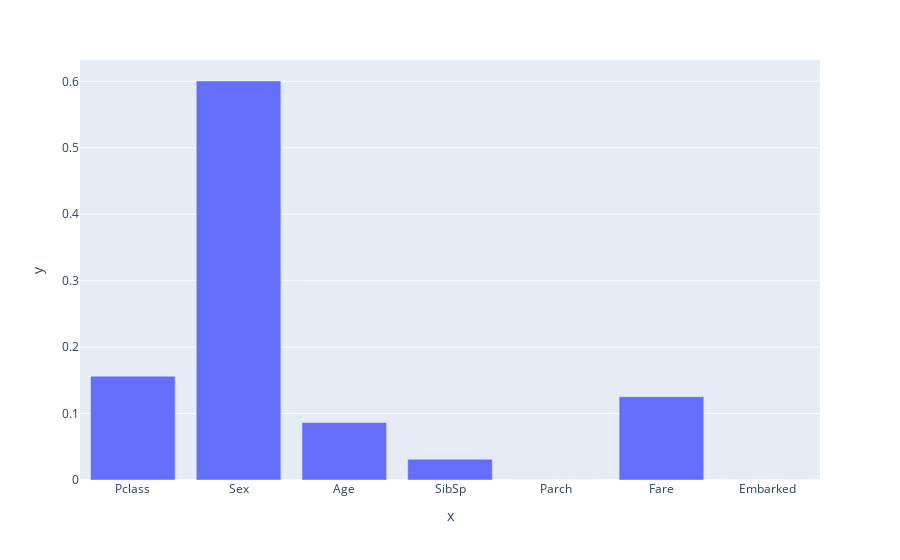

Notebook source saved alongside this figure:
### Markdown cell above
<p dir=rtl style="direction: rtl;text-align: right;line-height:200%;font-family:vazir;font-size:medium">
<font face="vazir" size=3>
حال نمودار میله ای اهمیت ویژگی ها را برای مدل
<code>best_tree</code>
رسم میکنیم.
</font>
</p>

### Code cell
#create bar plot of feature_importances_
feature_bar = px.___(x = X.columns , y=...)
#show the plot
feature_bar.___()

### Figure 1 — Plotly figure (JSON) as saved in the notebook; plotly's stock layout.template omitted (floating-point values rounded to 4 significant figures)
{"data": [{"alignmentgroup": "True", "hovertemplate": "x=%{x}<br>y=%{y}<extra></extra>", "legendgroup": "", "marker": {"color": "#636efa", "pattern": {"shape": ""}}, "name": "", "offsetgroup": "", "orientation": "v", "showlegend": false, "textposition": "auto", "type": "bar", "x": ["Pclass", "Sex", "Age", "SibSp", "Parch", "Fare", "Embarked"], "xaxis": "x", "y": [0.1562, 0.6005, 0.08654, 0.03131, 0, 0.1254, 0], "yaxis": "y"}], "layout": {"barmode": "relative", "legend": {"tracegroupgap": 0}, "margin": {"t": 60}, "xaxis": {"anchor": "y", "domain": [0, 1], "title": {"text": "x"}}, "yaxis": {"anchor": "x", "domain": [0, 1], "title": {"text": "y"}}}}
